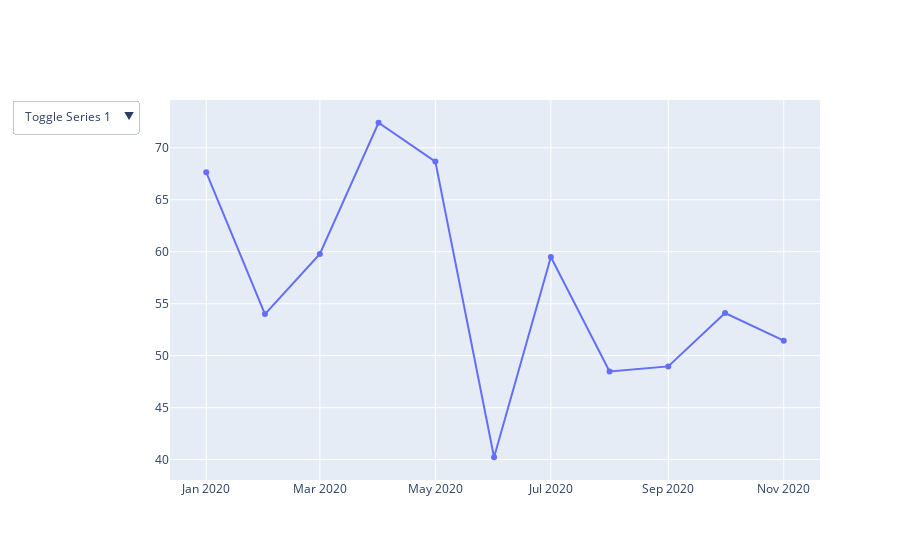

This figure's notebook cell:
### Code cell
import plotly.graph_objs as go
from plotly.subplots import make_subplots
import numpy as np

# Create sample data for two time series
np.random.seed(0)
dates = np.arange('2020-01', '2020-12', dtype='datetime64[M]')
series1 = np.random.randn(len(dates)) * 10 + 50  # Random data around 50
series2 = np.random.randn(len(dates)) * 5 + 100  # Random data around 100

# Create a subplot layout
fig = make_subplots(rows=1, cols=1)

# Add traces for each time series
fig.add_trace(go.Scatter(x=dates, y=series1, name='Series 1'), row=1, col=1)
fig.add_trace(go.Scatter(x=dates, y=series2, name='Series 2', visible=False), row=1, col=1)

# Create an update button
fig.update_layout(
    updatemenus=[
        {
            "buttons": [
                {
                    "label": "Toggle Series 1",
                    "method": "restyle",
                    "args": [{"visible": [True, False]}]
                },
                {
                    "label": "Toggle Series 2",
                    "method": "restyle",
                    "args": [{"visible": [False, True]}]
                }
            ],
        }
    ]
)

# Show plot (in a Jupyter environment, this would display the plot)
fig.show()



# Export to HTML
fig.write_html('PastClimatePlots/index.html', full_html=False)

### Figure 1 — Plotly figure (JSON) as saved in the notebook; plotly's stock layout.template omitted (floating-point values rounded to 4 significant figures)
{"data": [{"name": "Series 1", "type": "scatter", "x": ["2020-01", "2020-02", "2020-03", "2020-04", "2020-05", "2020-06", "2020-07", "2020-08", "2020-09", "2020-10", "2020-11"], "xaxis": "x", "y": [67.64, 54.0, 59.79, 72.41, 68.68, 40.23, 59.5, 48.49, 48.97, 54.11, 51.44], "yaxis": "y"}, {"name": "Series 2", "type": "scatter", "visible": false, "x": ["2020-01", "2020-02", "2020-03", "2020-04", "2020-05", "2020-06", "2020-07", "2020-08", "2020-09", "2020-10", "2020-11"], "xaxis": "x", "y": [107.3, 103.8, 100.6, 102.2, 101.7, 107.5, 98.97, 101.6, 95.73, 87.24, 103.3], "yaxis": "y"}], "layout": {"updatemenus": [{"buttons": [{"args": [{"visible": [true, false]}], "label": "Toggle Series 1", "method": "restyle"}, {"args": [{"visible": [false, true]}], "label": "Toggle Series 2", "method": "restyle"}]}], "xaxis": {"anchor": "y", "domain": [0, 1]}, "yaxis": {"anchor": "x", "domain": [0, 1]}}}
